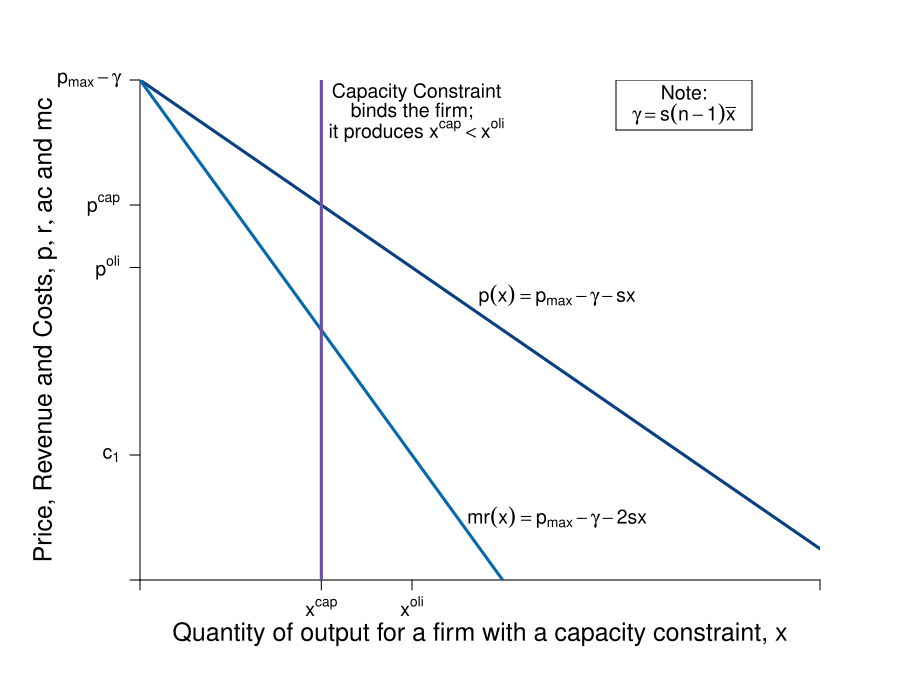

Reproduce this figure in R.
#Graph Designer: Simon Halliday + Scott Cohn
#Authors: Bowles and Halliday
#Title: Coordination, Conflict and Competition: A Text in Microeconomics

require(shape)
pdf(file = "competitionmarkets/cournot_cap/cournot_cap_2.pdf", width = 9, height = 7)

#Set parameters for graphics
axislabelsize <- 1.5
labelsize <- 1.2
graphlinewidth <- 3
segmentlinewidth <- 2

COL <- c("#7fc97f", "#beaed4", "#fdc086", "#ffff99", "#386cb0", "#f0027f", "#bf5b17", "#666666")
COLA <- c("#e0f3db", "#99d8c9","#66c2a4","#41ae76", "#238b45", "#005824")
COLB <- c("#c6dbef", "#4eb3d3", "#2b8cbe", "#0868ac","#084081")
COLC <- c("#fcfbfd", "#efedf5", "#dadaeb", "#bcbddc", "#9e9ac8", "#807dba", "#6a51a3", "#54278f", "#3f007d")

#Edited the margins to cater for the larger LHS labels
par(mar =  c(6, 7, 4, 4))

AvgRevenue <- function(x, s = 0.5, pmax = 20, c1 = 2, n = 5, xbar = 6){
  pmax -s*(n-1)*xbar -s*x
}

MRevenue <- function(x,  s = 0.5, pmax = 20, c1 = 2, n = 5,  xbar = 6){
  pmax - s*(n-1)*xbar -2*s*x
}

AvgCost <- function(x, c0 = 2, c1 = 2){
  c0/x + c1
}

xlims <- c(0, 15)
ylims <- c(0, 8)

npts <- 501 
x <- seq(xlims[1], xlims[2], length.out = npts)
y <- seq(ylims[1], ylims[2], length.out = npts) 
a <- c(13, 16.75, 19.25)

plot(0, 0, xlim = xlims, ylim = ylims, type = "n",
     xlab = expression(paste("")),
     ylab = expression(paste("")), 
     xaxt = "n", 
     yaxt = "n", 
     cex.lab = axislabelsize, 
     bty = "n",
     xaxs="i", 
     yaxs="i")

ticksy <- c(0, 2, AvgRevenue(x = 6), AvgRevenue(x = 4), ylims[2])
ylabels <- c(NA, expression(paste(c[1])), expression(paste(p^{oli})), expression(paste(p^{cap})), expression(paste(p[max] - gamma)))
ticksx <- c(0, 4, 6,  xlims[2])
xlabels <- c(NA, expression(paste(x^{cap})), expression(paste(x^{oli})), NA)

axis(1, at = ticksx, pos = 0, labels = xlabels, cex.axis = labelsize)
axis(2, at = ticksy, pos = 0, labels = ylabels, las = 1, cex.axis = labelsize)

npts <- 500 
xx1 <- seq(xlims[1], xlims[2], length.out = npts)
xx3 <- seq(2, 6, length.out = npts)

#Draw the polygon for profit
# xpoly1 <- c(0, 4, 4, 0, 0)
# ypoly1 <- c(2, 2, AvgRevenue(x = 4), AvgRevenue(x = 4), 2)
# polygon(x = xpoly1, y = ypoly1, col=COLA[1], density=NULL, border = NA)

#Draw the polygon for costs
# xpoly2 <- c(0, 4, 4, 0, 0)
# ypoly2 <- c(0, 0, 2, 2, 2)
# polygon(x = xpoly2, y = ypoly2, col=COLB[1], density=NULL, border = NA)


lines(xx1, AvgRevenue(xx1), col = COLB[5], lwd = graphlinewidth)
lines(xx1, MRevenue(xx1), col = COLB[4], lwd = graphlinewidth)

#Label the axes
mtext(expression(paste("Quantity of output for a firm with a capacity constraint, ", x)), side=1, line = 2.5, cex = axislabelsize)
text(-2.1, 0.5*ylims[2], expression(paste("Price, Revenue and Costs, ", list(p, r, ac), " and ", mc)), xpd = TRUE, cex = axislabelsize, srt = 90) 

# text(8.6, 2.3, expression(paste(ac(x) == mc(x))), cex = labelsize)
text(9.2, 4.55, expression(paste(p(x) == p[max] - gamma - s*x)), cex = labelsize)
text(9.2, 1, expression(paste(mr(x) == p[max] - gamma - 2*s*x)), cex = labelsize)

#Labels cost and profit areas
# text(2, 1, expression("Total Costs"), cex = labelsize)
# text(2, 3.5, expression("Profit"), cex = labelsize)

#Draw segments for total costs
# segments(0, AvgRevenue(x = 4), 4, AvgRevenue(x = 4), lty = 2, col = "gray" , lwd = segmentlinewidth)
# segments(0, AvgRevenue(x = 6), 6, AvgRevenue(x = 6), lty = 2, col = "gray" , lwd = segmentlinewidth)
# segments(6, 0, 6, AvgRevenue(x = 6), lty = 2, col = "gray" , lwd = segmentlinewidth)
# segments(0, 2, xlims[2], 2, lty = 1, col = COL[1] , lwd = graphlinewidth)

#Segment for capacity constraint
segments(4, 0, 4, ylims[2], lty = 1, col = COLC[7] , lwd = graphlinewidth)

#Label Points for comparison
# points(6, MRevenue(x = 6), pch = 16, col = "black", cex = 1.5)
# text(5.7, MRevenue(x = 6) - 0.2, expression(i), cex = labelsize)
# 
# points(6, AvgRevenue(x = 6), pch = 16, col = "black", cex = 1.5)
# text(6.3, AvgRevenue(x = 6) + 0.2, expression(h), cex = labelsize)
# 
# points(4, AvgRevenue(x = 4), pch = 16, col = "black", cex = 1.5)
# text(4.3, AvgRevenue(x = 4) + 0.2, expression(f), cex = labelsize)
# 
# points(4, 2, pch = 16, col = "black", cex = 1.5)
# text(3.7, 2 - 0.2, expression(g), cex = labelsize)

text(12, 7.8, expression(paste("Note:")), cex = labelsize)
text(12, 7.45, expression(paste(gamma == s*(n-1)*bar(x))), cex = labelsize)
segments(10.5, 7.2, 13.5, 7.2, lty = 1, col = "black" , lwd = 1)
segments(10.5, 8, 13.5, 8, lty = 1, col = "black" , lwd = 1)
segments(10.5, 7.2, 10.5, 8, lty = 1, col = "black" , lwd = 1)
segments(13.5, 7.2, 13.5, 8, lty = 1, col = "black" , lwd = 1)

text(6.1, 7.8, expression(paste("Capacity Constraint")), cex = labelsize)
text(6, 7.5, expression(paste("binds the firm;")), cex = labelsize)
text(6.1, 7.2, expression(paste("it produces ", x^{cap} < x^{oli})), cex = labelsize)

dev.off()
